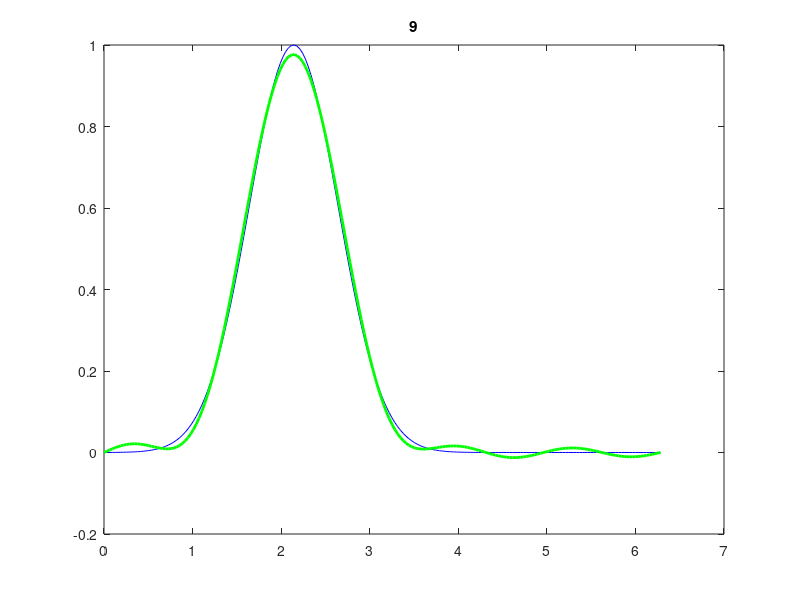

Recreate this plot in MATLAB.
n=200;
x=linspace(0,2*pi,n);

f=exp(-2*(x-pi+1).^2);

approx=0*x;
for j=1:9
    s=sin(j*x/2); s=s/norm(s);
    a=f*s';
    approx=approx+a*s;
    plot(x,f,'b',x,approx,'g','Linewidth',2)
    title(num2str(j))
    pause(1)
 end